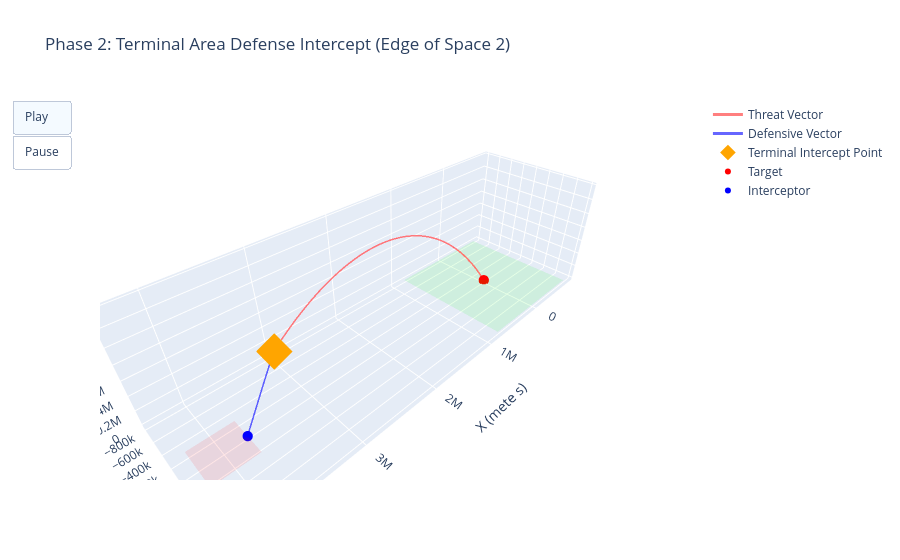

Source (notebook cell):
### Code cell
import numpy as np
import plotly.graph_objects as go

# =====================================================================
# 1. MATHEMATICAL & GEOMETRIC UTILITIES
# =====================================================================

def compute_cpa(pos1, vel1, pos2, vel2):
    """
    Computes the closest point of approach (CPA) time and precise miss distance
    between two moving vectors using sub-timestep linear interpolation.
    """
    dp = pos1 - pos2
    dv = vel1 - vel2
    dv_sq = max(np.dot(dv, dv), 1e-8) 
    t_cpa = -np.dot(dp, dv) / dv_sq
    
    if t_cpa < 0:
        return 0.0, np.linalg.norm(dp)
        
    pos1_cpa = pos1 + vel1 * t_cpa
    pos2_cpa = pos2 + vel2 * t_cpa
    miss_dist = np.linalg.norm(pos1_cpa - pos2_cpa)
    return t_cpa, miss_dist

def proportional_navigation_macro(interceptor_state, target_state, N=4.5):
    """
    Implements Proportional Navigation (ProNav) guidance.
    Calculates lateral acceleration commands based on line-of-sight rate.
    """
    r_vec = target_state[0:3] - interceptor_state[0:3]
    v_rel = target_state[3:6] - interceptor_state[3:6]
    
    r = max(np.linalg.norm(r_vec), 1e-6)
    r_hat = r_vec / r
    omega = np.cross(r_vec, v_rel) / (r ** 2)
    
    v_mag = np.linalg.norm(interceptor_state[3:6])
    accel_cmd = N * v_mag * np.cross(omega, r_hat)
    
    # Defensive high-G maneuver cap for high-velocity interception
    max_accel = 40.0 * 9.81
    if np.linalg.norm(accel_cmd) > max_accel:
        accel_cmd = (accel_cmd / np.linalg.norm(accel_cmd)) * max_accel
        
    return accel_cmd

# =====================================================================
# 2. PHYSICS ENGINE (DYNAMIC DIFFERENTIAL EQUATIONS & RK4)
# =====================================================================

def missile_dynamics(state, t, accel_cmd=np.zeros(3)):
    """
    Returns the derivative of the state vector [vx, vy, vz, ax, ay, az].
    Applies constant gravitational acceleration.
    """
    vel = state[3:6]
    gravity_accel = np.array([0.0, 0.0, -9.81])
    accel = gravity_accel + accel_cmd
    return np.concatenate((vel, accel))

def rk4_step(state, t, dt, derivatives_fn, accel_cmd=np.zeros(3)):
    """
    4th-Order Runge-Kutta integration step for high-precision projection.
    """
    k1 = derivatives_fn(state, t, accel_cmd)
    k2 = derivatives_fn(state + 0.5 * dt * k1, t + 0.5 * dt, accel_cmd)
    k3 = derivatives_fn(state + 0.5 * dt * k2, t + 0.5 * dt, accel_cmd)
    k4 = derivatives_fn(state + dt * k3, t + dt, accel_cmd)
    return state + (dt / 6.0) * (k1 + 2*k2 + 2*k3 + k4)

# =====================================================================
# 3. ENGAGEMENT SIMULATION CONFIGURATION
# =====================================================================

target_state = np.array([0.0, 0.0, 0.0, 3800.0, 0.0, 5200.0]) 

silo_x = 3750000.0
silo_y = 0.0
silo_z = 0.0
interceptor_state = np.array([silo_x, silo_y, silo_z, 0.0, 0.0, 0.0])

dt = 0.5  
total_time = 1100  
steps = int(total_time / dt)

target_path = np.zeros((steps, 3))
interceptor_path = np.zeros((steps, 3))
distances = np.zeros(steps)

interceptor_launched = False
hit_registered = False
actual_steps = steps

# FIX 1: Expanded Radar Horizon (1,500 kilometers)
launch_threshold_range = 1500000.0 

# =====================================================================
# 4. SIMULATION EXECUTION LOOP
# =====================================================================

for i in range(steps):
    target_path[i] = target_state[0:3]
    t = i * dt
    
    range_to_target = np.linalg.norm(target_state[0:3] - np.array([silo_x, silo_y, silo_z]))
    
    if not interceptor_launched and range_to_target <= launch_threshold_range:
        interceptor_launched = True
        # FIX 2: Massive boost to initial velocity (Mach 20+) to reach the exosphere
        interceptor_state[3:6] = np.array([-3500.0, 0.0, 6500.0])
        print(f"[RADAR] Early Warning Track Acquired at t = {t:.1f}s. Interceptor Launched!")

    if interceptor_launched:
        interceptor_path[i] = interceptor_state[0:3]
        distances[i] = np.linalg.norm(target_path[i] - interceptor_path[i])
        
        interceptor_accel = proportional_navigation_macro(interceptor_state, target_state, N=4.5)
        interceptor_state = rk4_step(interceptor_state, t, dt, missile_dynamics, accel_cmd=interceptor_accel)
        
        if distances[i] < 500.0:
            actual_steps = i + 1
            hit_registered = True
            break
    else:
        interceptor_path[i] = np.array([silo_x, silo_y, silo_z])
        distances[i] = range_to_target

    target_state = rk4_step(target_state, t, dt, missile_dynamics)
    
    if target_state[2] < 0:
        actual_steps = i + 1
        break

target_path = target_path[:actual_steps]
interceptor_path = interceptor_path[:actual_steps]
distances = distances[:actual_steps]

# =====================================================================
# 5. DATA POST-PROCESSING & ENGAGEMENT ANALYSIS
# =====================================================================

min_dist_idx = np.argmin(distances)
time_of_interception = min_dist_idx * dt
interception_coords = target_path[min_dist_idx]

t_cpa, precise_miss_dist = compute_cpa(
    target_path[-1], target_state[3:6], 
    interceptor_path[-1], interceptor_state[3:6]
)

print(f"\n--- Terminal Intercept Engagement Summary ---")
print(f"Interception Time:     {time_of_interception:.1f} seconds")
print(f"Interception Altitude: {interception_coords[2]/1000:.1f} km (Meso / Exo-atmospheric)")
print(f"Downrange Distance:    {interception_coords[0]/1000:.1f} km (Edge of Space 2)")
print(f"Geometric CPA Miss:    {precise_miss_dist:.2f} meters")

if hit_registered or precise_miss_dist <= 20.0:
    print(f"STATUS: SUCCESSFUL AREA INTERCEPTION")
else:
    print(f"STATUS: LEAK - THREAT COMPROMISED PROTECTED ZONE")

# =====================================================================
# 6. MACRO-SCALE 3D GEOSPATIAL VISUALIZATION
# =====================================================================

s1_min, s1_max = -800000, 800000 
s2_center_x = 4000000 
s2_half_side = 250000
s2_x_min, s2_x_max = s2_center_x - s2_half_side, s2_center_x + s2_half_side

fig = go.Figure()

# Ground Space 1 (Launch Zone Mesh)
fig.add_trace(go.Mesh3d(x=[s1_min, s1_max, s1_max, s1_min], y=[s1_min, s1_min, s1_max, s1_max], z=[0, 0, 0, 0], color='rgba(0, 255, 0, 0.1)', name='Space 1'))
# Ground Space 2 (Defended Zone Mesh)
fig.add_trace(go.Mesh3d(x=[s2_x_min, s2_x_max, s2_x_max, s2_x_min], y=[-s2_half_side, -s2_half_side, s2_half_side, s2_half_side], z=[0, 0, 0, 0], color='rgba(255, 0, 0, 0.1)', name='Space 2'))

# Continuous Flight Tracks
fig.add_trace(go.Scatter3d(x=target_path[:,0], y=target_path[:,1], z=target_path[:,2], mode='lines', line=dict(color='rgba(255,0,0,0.5)', width=3), name='Threat Vector'))
fig.add_trace(go.Scatter3d(x=interceptor_path[:,0], y=interceptor_path[:,1], z=interceptor_path[:,2], mode='lines', line=dict(color='rgba(0,0,255,0.6)', width=3), name='Defensive Vector'))

# Kinetic Blast Point Marker
if hit_registered:
    fig.add_trace(go.Scatter3d(x=[interception_coords[0]], y=[interception_coords[1]], z=[interception_coords[2]], mode='markers', marker=dict(size=12, color='orange', symbol='diamond'), name='Terminal Intercept Point'))

# Dynamic Markers for Animation
base_traces = len(fig.data)
target_idx = base_traces
interceptor_idx = base_traces + 1

fig.add_trace(go.Scatter3d(x=[target_path[0,0]], y=[target_path[0,1]], z=[target_path[0,2]], mode='markers', marker=dict(size=6, color='red'), name='Target'))
fig.add_trace(go.Scatter3d(x=[interceptor_path[0,0]], y=[interceptor_path[0,1]], z=[interceptor_path[0,2]], mode='markers', marker=dict(size=6, color='blue'), name='Interceptor'))

# Build Animation Frames
frame_skip = max(1, int(actual_steps / 80))
frames = []
for k in range(0, actual_steps, frame_skip):
    frames.append(go.Frame(
        data=[
            go.Scatter3d(x=[target_path[k,0]], y=[target_path[k,1]], z=[target_path[k,2]]),
            go.Scatter3d(x=[interceptor_path[k,0]], y=[interceptor_path[k,1]], z=[interceptor_path[k,2]])
        ],
        traces=[target_idx, interceptor_idx],
        name=f'frame_{k}'
    ))
fig.frames = frames

# Chart Formatting Layout Config and check 
fig.update_layout(
    title='Phase 2: Terminal Area Defense Intercept (Edge of Space 2)',
    scene=dict(
        xaxis_title='X (mete s)', yaxis_title='Y (meters)', zaxis_title='Altitude (meters)',
        aspectmode='data'
    ),
    updatemenus=[dict(type="buttons", buttons=[dict(label="Play", method="animate", args=[None, dict(frame=dict(duration=15, redraw=True), fromcurrent=True)]), dict(label="Pause", method="animate", args=[[None], dict(frame=dict(duration=0, redraw=False), mode="immediate")])])]
)

fig.show()

### Figure 1 — Plotly figure (JSON) as saved in the notebook; plotly's stock layout.template omitted (floating-point values rounded to 4 significant figures; data arrays with more than 128 entries replaced by an {"elided": "..."} marker saying what was removed)
{"data": [{"color": "rgba(0, 255, 0, 0.1)", "name": "Space 1", "type": "mesh3d", "x": [-800000, 800000, 800000, -800000], "y": [-800000, -800000, 800000, 800000], "z": [0, 0, 0, 0]}, {"color": "rgba(255, 0, 0, 0.1)", "name": "Space 2", "type": "mesh3d", "x": [3750000, 4250000, 4250000, 3750000], "y": [-250000, -250000, 250000, 250000], "z": [0, 0, 0, 0]}, {"line": {"color": "rgba(255,0,0,0.5)", "width": 3}, "mode": "lines", "name": "Threat Vector", "type": "scatter3d", "x": {"elided": "1745 int values"}, "y": {"elided": "1745 int values"}, "z": {"elided": "1745 float values"}}, {"line": {"color": "rgba(0,0,255,0.6)", "width": 3}, "mode": "lines", "name": "Defensive Vector", "type": "scatter3d", "x": {"elided": "1745 float values"}, "y": {"elided": "1745 int values"}, "z": {"elided": "1745 float values"}}, {"marker": {"color": "orange", "size": 12, "symbol": "diamond"}, "mode": "markers", "name": "Terminal Intercept Point", "type": "scatter3d", "x": [3313600], "y": [0], "z": [804700.0]}, {"marker": {"color": "red", "size": 6}, "mode": "markers", "name": "Target", "type": "scatter3d", "x": [0], "y": [0], "z": [0]}, {"marker": {"color": "blue", "size": 6}, "mode": "markers", "name": "Interceptor", "type": "scatter3d", "x": [3750000], "y": [0], "z": [0]}], "layout": {"scene": {"aspectmode": "data", "xaxis": {"title": {"text": "X (mete s)"}}, "yaxis": {"title": {"text": "Y (meters)"}}, "zaxis": {"title": {"text": "Altitude (meters)"}}}, "title": {"text": "Phase 2: Terminal Area Defense Intercept (Edge of Space 2)"}, "updatemenus": [{"buttons": [{"args": [null, {"frame": {"duration": 15, "redraw": true}, "fromcurrent": true}], "label": "Play", "method": "animate"}, {"args": [[null], {"frame": {"duration": 0, "redraw": false}, "mode": "immediate"}], "label": "Pause", "method": "animate"}], "type": "buttons"}]}}
